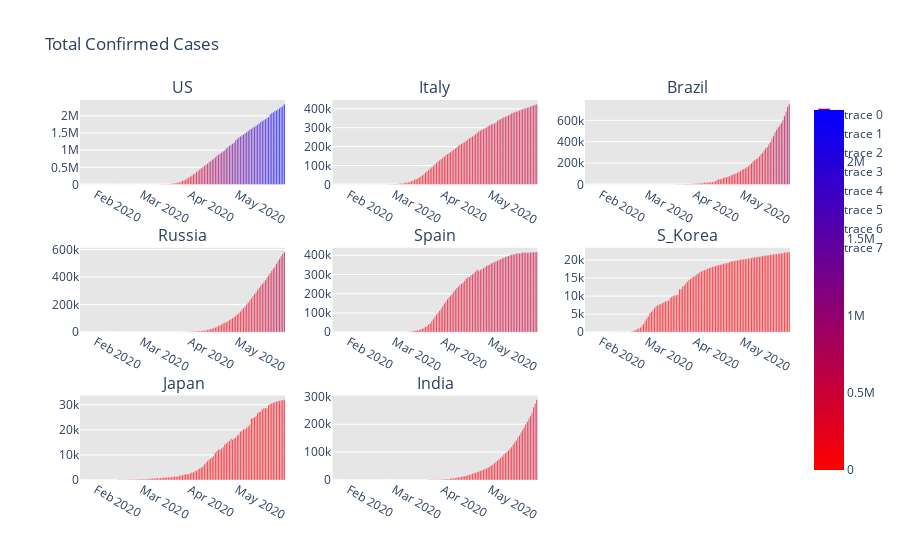

Source (notebook cell):
### Code cell
#case comparison of countries

'''Countries:

plotly colors

https://plot.ly/python/builtin-colorscales/

US = covid_data[covid_data['Country/Region']=="US"]
Italy = covid_data[covid_data['Country/Region']=="Italy"]
Brazil = covid_data[covid_data['Country/Region']=="Brazil"] 
Russia = covid_data[covid_data['Country/Region']=="Russia"]
Spain = covid_data[covid_data['Country/Region']=="Spain"]
S_Korea = covid_data[covid_data['Country/Region']=="Korea, South"]
Japan = covid_data[covid_data['Country/Region']=="Japan"]
India

#US
fig = px.bar(US, x="Date", y="Total cases", color ='Total cases', orientation='v', height=600,
            title='Confirmed Cases in the US',color_discrete_sequence = px.colors.cyclical.IceFire)

'''

from plotly.subplots import make_subplots

fig = make_subplots(
    rows=3, cols=3,
    subplot_titles=("US","Italy","Brazil","Russia","Spain","S_Korea","Japan","India"))

countries = [US, Italy, Brazil, Russia, Spain, S_Korea, Japan, India]

fig.add_trace(go.Bar(x=US['Date'], y=US['Total cases'],
                    marker=dict(color=US['Total cases'], coloraxis="coloraxis")),1,1)

fig.add_trace(go.Bar(x=Italy['Date'], y=Italy['Total cases'],
                    marker=dict(color=Italy['Total cases'], coloraxis="coloraxis")),1,2)

fig.add_trace(go.Bar(x=Brazil['Date'], y=Brazil['Total cases'],
                    marker=dict(color=Brazil['Total cases'], coloraxis="coloraxis")),1,3)

fig.add_trace(go.Bar(x=Russia['Date'], y=Russia['Total cases'],
                    marker=dict(color=Russia['Total cases'], coloraxis="coloraxis")),2,1)

fig.add_trace(go.Bar(x=Spain['Date'], y=Spain['Total cases'],
                    marker=dict(color=Spain['Total cases'], coloraxis="coloraxis")),2,2)

fig.add_trace(go.Bar(x=S_Korea['Date'], y=S_Korea['Total cases'],
                    marker=dict(color=S_Korea['Total cases'], coloraxis="coloraxis")),2,3)

fig.add_trace(go.Bar(x=Japan['Date'], y=Japan['Total cases'],
                    marker=dict(color=Japan['Total cases'], coloraxis="coloraxis")),3,1)

fig.add_trace(go.Bar(x=India['Date'], y=India['Total cases'],
                    marker=dict(color=India['Total cases'], coloraxis="coloraxis")),3,2)

fig.update_layout(coloraxis=dict(colorscale='Bluered_r'), showlegend=True,title_text="Total Confirmed Cases",plot_bgcolor='rgb(230,230,230)')

fig.show()
fig.write_html('Total Confirmed Cases.html', auto_open=True)

#opens an html

### Figure 1 — Plotly figure (JSON) as saved in the notebook; plotly's stock layout.template omitted (floating-point values rounded to 4 significant figures; data arrays with more than 128 entries replaced by an {"elided": "..."} marker saying what was removed)
{"data": [{"marker": {"color": {"elided": "131 int values"}, "coloraxis": "coloraxis"}, "type": "bar", "x": {"elided": "131 str values"}, "xaxis": "x", "y": {"elided": "131 int values"}, "yaxis": "y"}, {"marker": {"color": {"elided": "131 int values"}, "coloraxis": "coloraxis"}, "type": "bar", "x": {"elided": "131 str values"}, "xaxis": "x2", "y": {"elided": "131 int values"}, "yaxis": "y2"}, {"marker": {"color": {"elided": "131 int values"}, "coloraxis": "coloraxis"}, "type": "bar", "x": {"elided": "131 str values"}, "xaxis": "x3", "y": {"elided": "131 int values"}, "yaxis": "y3"}, {"marker": {"color": {"elided": "131 int values"}, "coloraxis": "coloraxis"}, "type": "bar", "x": {"elided": "131 str values"}, "xaxis": "x4", "y": {"elided": "131 int values"}, "yaxis": "y4"}, {"marker": {"color": {"elided": "131 int values"}, "coloraxis": "coloraxis"}, "type": "bar", "x": {"elided": "131 str values"}, "xaxis": "x5", "y": {"elided": "131 int values"}, "yaxis": "y5"}, {"marker": {"color": {"elided": "131 int values"}, "coloraxis": "coloraxis"}, "type": "bar", "x": {"elided": "131 str values"}, "xaxis": "x6", "y": {"elided": "131 int values"}, "yaxis": "y6"}, {"marker": {"color": {"elided": "131 int values"}, "coloraxis": "coloraxis"}, "type": "bar", "x": {"elided": "131 str values"}, "xaxis": "x7", "y": {"elided": "131 int values"}, "yaxis": "y7"}, {"marker": {"color": {"elided": "131 int values"}, "coloraxis": "coloraxis"}, "type": "bar", "x": {"elided": "131 str values"}, "xaxis": "x8", "y": {"elided": "131 int values"}, "yaxis": "y8"}], "layout": {"annotations": [{"font": {"size": 16}, "showarrow": false, "text": "US", "x": 0.1444, "xanchor": "center", "xref": "paper", "y": 1, "yanchor": "bottom", "yref": "paper"}, {"font": {"size": 16}, "showarrow": false, "text": "Italy", "x": 0.5, "xanchor": "center", "xref": "paper", "y": 1, "yanchor": "bottom", "yref": "paper"}, {"font": {"size": 16}, "showarrow": false, "text": "Brazil", "x": 0.8556, "xanchor": "center", "xref": "paper", "y": 1, "yanchor": "bottom", "yref": "paper"}, {"font": {"size": 16}, "showarrow": false, "text": "Russia", "x": 0.1444, "xanchor": "center", "xref": "paper", "y": 0.6111, "yanchor": "bottom", "yref": "paper"}, {"font": {"size": 16}, "showarrow": false, "text": "Spain", "x": 0.5, "xanchor": "center", "xref": "paper", "y": 0.6111, "yanchor": "bottom", "yref": "paper"}, {"font": {"size": 16}, "showarrow": false, "text": "S_Korea", "x": 0.8556, "xanchor": "center", "xref": "paper", "y": 0.6111, "yanchor": "bottom", "yref": "paper"}, {"font": {"size": 16}, "showarrow": false, "text": "Japan", "x": 0.1444, "xanchor": "center", "xref": "paper", "y": 0.2222, "yanchor": "bottom", "yref": "paper"}, {"font": {"size": 16}, "showarrow": false, "text": "India", "x": 0.5, "xanchor": "center", "xref": "paper", "y": 0.2222, "yanchor": "bottom", "yref": "paper"}], "coloraxis": {"colorscale": [[0, "rgb(255,0,0)"], [1, "rgb(0,0,255)"]]}, "plot_bgcolor": "rgb(230,230,230)", "showlegend": true, "title": {"text": "Total Confirmed Cases"}, "xaxis": {"anchor": "y", "domain": [0, 0.2889]}, "xaxis2": {"anchor": "y2", "domain": [0.3556, 0.6444]}, "xaxis3": {"anchor": "y3", "domain": [0.7111, 1]}, "xaxis4": {"anchor": "y4", "domain": [0, 0.2889]}, "xaxis5": {"anchor": "y5", "domain": [0.3556, 0.6444]}, "xaxis6": {"anchor": "y6", "domain": [0.7111, 1]}, "xaxis7": {"anchor": "y7", "domain": [0, 0.2889]}, "xaxis8": {"anchor": "y8", "domain": [0.3556, 0.6444]}, "xaxis9": {"anchor": "y9", "domain": [0.7111, 1]}, "yaxis": {"anchor": "x", "domain": [0.7778, 1]}, "yaxis2": {"anchor": "x2", "domain": [0.7778, 1]}, "yaxis3": {"anchor": "x3", "domain": [0.7778, 1]}, "yaxis4": {"anchor": "x4", "domain": [0.3889, 0.6111]}, "yaxis5": {"anchor": "x5", "domain": [0.3889, 0.6111]}, "yaxis6": {"anchor": "x6", "domain": [0.3889, 0.6111]}, "yaxis7": {"anchor": "x7", "domain": [0, 0.2222]}, "yaxis8": {"anchor": "x8", "domain": [0, 0.2222]}, "yaxis9": {"anchor": "x9", "domain": [0, 0.2222]}}}
